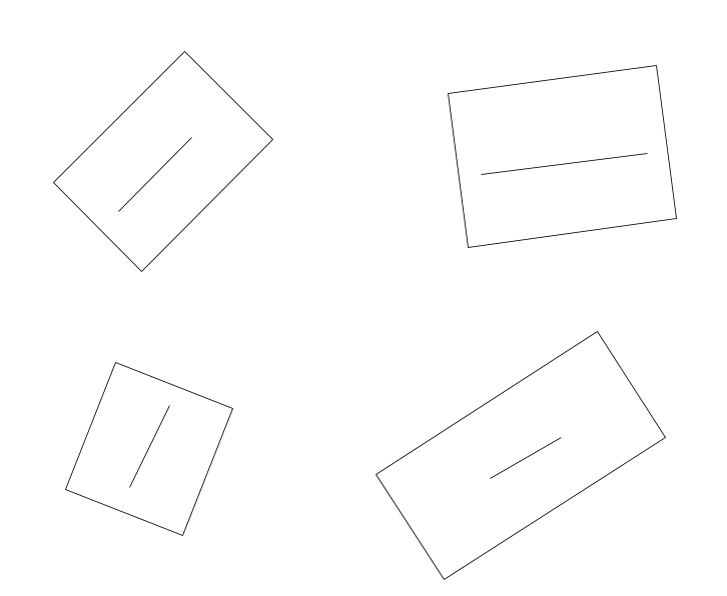
#> input picture Task1_Numbering/input.png, 727 x 596 px
$ jupyter execute Test_code_for_Task1.ipynb
#> lines starting #> are read from the running program, lines starting #| are printed output that depends on the picture; after the words box and inside, x2 and y2 are one past the last pixel; in counts of white or black regions, pixels touching at a corner belong together
# 1. Importing Dependencies

[cell 1]
import cv2
import matplotlib.pyplot as plt
import numpy as np

# 2. Loading the input image

[cell 2]
image = cv2.imread("input.png")
#> image is the input picture: shape (596, 727, 3); min 37, max 255, mean 253.5

[cell 3]
plt.imshow(image)

[cell 4]
# Backing up the original image to drawing results later on
orig_image = image.copy()

[cell 5]
plt.imshow(orig_image)

# 3. Preprocessing

## a. Grayscale conversion

[cell 6]
gray = cv2.cvtColor(image, cv2.COLOR_BGR2GRAY)
plt.imshow(gray)

## b. Applying Gaussian Blur

[cell 7]
blur=cv2.GaussianBlur(gray,(5,5),0)

[cell 8]
plt.imshow(blur)

## c. Edge detection using Canny edge detector

[cell 9]
edges = cv2.Canny(blur, threshold1=50, threshold2=200)
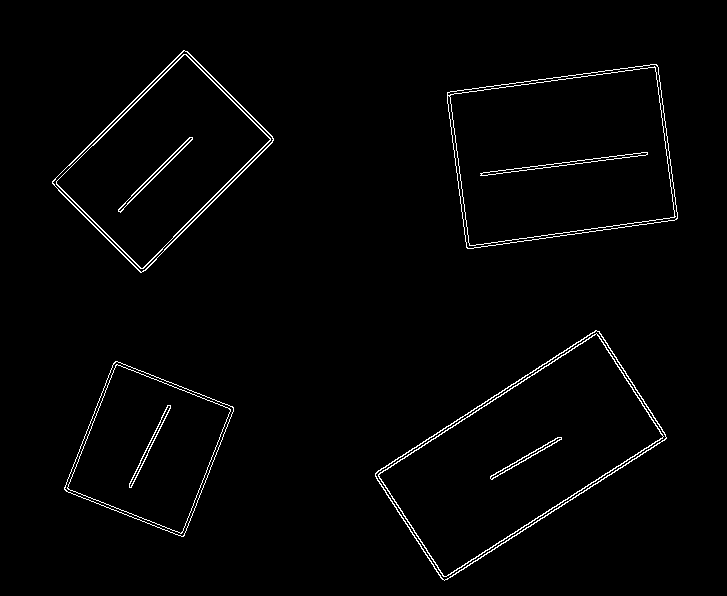
#> edges: shape (596, 727); 1.7% white in thin lines or dots, all inside (x1, y1, x2, y2) = (52, 50, 678, 581)
plt.imshow(edges)

# 4. Find Rectangles (contour Detection)

[cell 10]
contours, _ = cv2.findContours(edges, cv2.RETR_EXTERNAL, cv2.CHAIN_APPROX_SIMPLE)
#> contours = 4 contours; box (x1, y1, x2, y2) and area: (375, 330, 667, 581) 34340, (447, 64, 678, 249) 33542, (52, 50, 274, 273) 24245, (64, 361, 234, 537) 17905

[cell 11]
rectangles=[] # empty list to store detected rectangles

[cell 12]
# Loop through each detected contour
for cnt in contours:
    approx=cv2.approxPolyDP(cnt, 0.02*cv2.arcLength(cnt,True),True)
    if len(approx)==4 and cv2.contourArea(approx)>500:
        rectangles.append(approx)
#> this loop made 4 passes
#> approx on passes 1 to 4: [[115, 361], [64, 489], [183, 536], [233, 407]], [[599, 331], [375, 473], [442, 579], [666, 438]], [[657, 65], [447, 92], [466, 247], [676, 219]], [[184, 50], [52, 181], [140, 272], [273, 140]]
#> after the loop, rectangles = 4 contours; box (x1, y1, x2, y2) and area: (375, 331, 667, 580) 33336, (447, 65, 677, 248) 32968, (52, 50, 274, 273) 23629, (64, 361, 234, 537) 17576

# 5. For each rectangle, detect the longest internal line length

[cell 13]
line_lengths = [] # will store tuples of  (rectangle_index, longest_line_length)
for i, rect in enumerate(rectangles):
    # Get bounding box of rectangle to extract its region of interest (ROI)
    x, y, w, h = cv2.boundingRect(rect) # cv2.boundingRect(rect) returns (x, y, width, height)
    # This helps us extract the region of interest (ROI) inside the rectangle on the grayscale image
    roi=gray[y:y+h,x:x+w] # Crop the rectangle area from the grayscale image

    # Detect edges inside the rectangle region using Canny edge detector
    # Canny helps find strong edges which are likely to correspond to lines in the rectangle
    edges_roi = cv2.Canny(roi, 50, 150)

    # Detect line segments in the edge image using Probabilistic Hough Line Transform
    lines = cv2.HoughLinesP(edges_roi, 1, np.pi/180, threshold=50, minLineLength=20, maxLineGap=5)

    max_length = 0  #Variable that Stores the longest line length found inside this iterating rectangle

    if lines is not None:
        for line in lines:
            x1, y1, x2, y2 = line[0]
            # Calculate Euclidean distance between the two endpoints of the line segment
            length = np.sqrt((x2 - x1)**2 + (y2 - y1)**2)
            # Update max_length if current line is longer
            if length > max_length:
                max_length = length

    line_lengths.append((i, max_length))
#> this loop made 4 passes
#> (rect, x, y, w, h) on passes 1 to 4: ([[115, 361], [64, 489], [183, 536], [233, 407]], 64, 361, 170, 176), ([[599, 331], [375, 473], [442, 579], [666, 438]], 375, 331, 292, 249), ([[657, 65], [447, 92], [466, 247], [676, 219]], 447, 65, 230, 183), ([[184, 50], [52, 181], [140, 272], [273, 140]], 52, 50, 222, 223)
#> pass 1, `roi=gray[y:y+h,x:x+w]`:
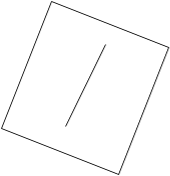
#> roi: shape (176, 170); min 42, max 255, mean 250.6
#> pass 1, `edges_roi = cv2.Canny(roi, 50, 150)`:
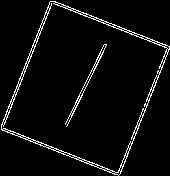
#> edges_roi: shape (176, 170); 4.4% white in thin lines or dots
#> pass 2, `roi=gray[y:y+h,x:x+w]`:
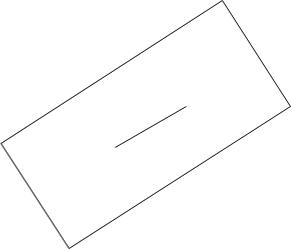
#> roi: shape (249, 292); min 45, max 255, mean 252.5
#> pass 2, `edges_roi = cv2.Canny(roi, 50, 150)`:
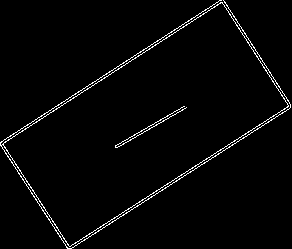
#> edges_roi: shape (249, 292); 2.2% white in thin lines or dots
#> after the loop:
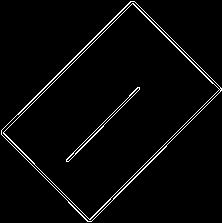
#> edges_roi: shape (223, 222); 2.8% white in thin lines or dots
#> after the loop:
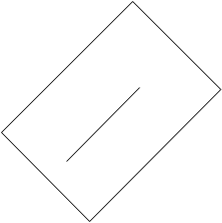
#> roi: shape (223, 222); min 45, max 255, mean 251.9
#> after the loop, line_lengths = [(0, 138.2), (1, 263.2), (2, 210), (3, 188.1)]

[cell 14]
line_lengths
#> Out = [(0, 138.2), (1, 263.2), (2, 210), (3, 188.1)]

# 6. Ranking rectangles based on their longest line lengths in ascending order

[cell 15]
line_lengths.sort(key=lambda x: x[1]) # sort by length, shortest first
# Here x[1] takes the distance value

[cell 16]
line_lengths
#> Out = [(0, 138.2), (3, 188.1), (2, 210), (1, 263.2)]

[cell 17]
rank = 1 #Starting the ranking from 1 because smallest line length will be ranked 1st

[cell 18]
# Loop through each tuple inside line_lengths
# Each tuple looks like: (rectangle_index, longest_line_length)
for item in line_lengths:
    idx = item[0]  # Get the rectangles index from the tuple

    # Get the (x, y) position and width and height of the rectangle using its index
    x, y, w, h = cv2.boundingRect(rectangles[idx])

    # Draw the rank number as a text, below the rectangle in the original image
    cv2.putText(
        orig_image,       # Image to draw on
        str(rank),        # Rank is in int number and we need to convert to string
        (x + w // 2, y + h + 10),  # Position: horizontally centered, 20px below the rectangle
        cv2.FONT_HERSHEY_SIMPLEX,  # Font style
        1,                 # Font scale
        (0, 0, 0),         # Text color (black)
        2   # Thickness of the text
    )
    rank=rank+1
#> this loop made 4 passes
#> (item, idx, x, y, w, h) on passes 1 to 4: ((0, 138.2), 0, 64, 361, 170, 176), ((3, 188.1), 3, 52, 50, 222, 223), ((2, 210), 2, 447, 65, 230, 183), ((1, 263.2), 1, 375, 331, 292, 249)
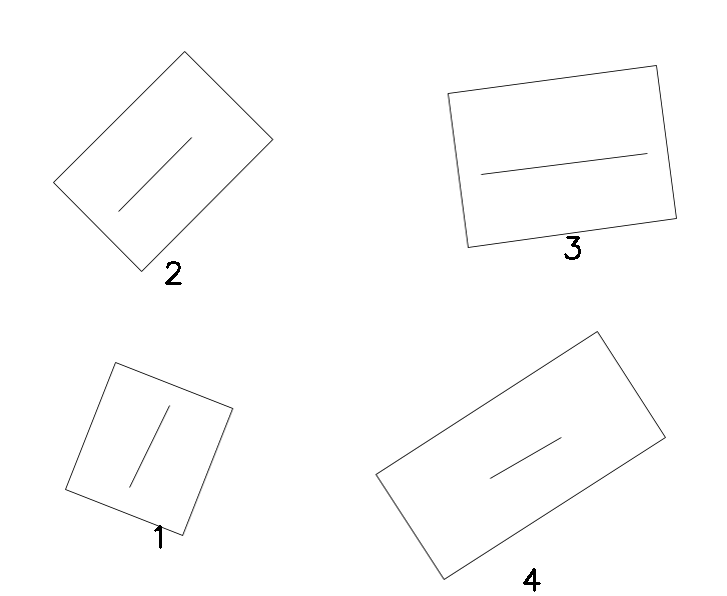
#> orig_image: shape (596, 727, 3); 0.13% of pixels changed, all inside (x1, y1, x2, y2) = (154, 236, 581, 592)
#> after the loop, rank = 5

[cell 19]
cv2.imwrite("task1_ranked_rectangles.jpg", orig_image)
#> Out = True
